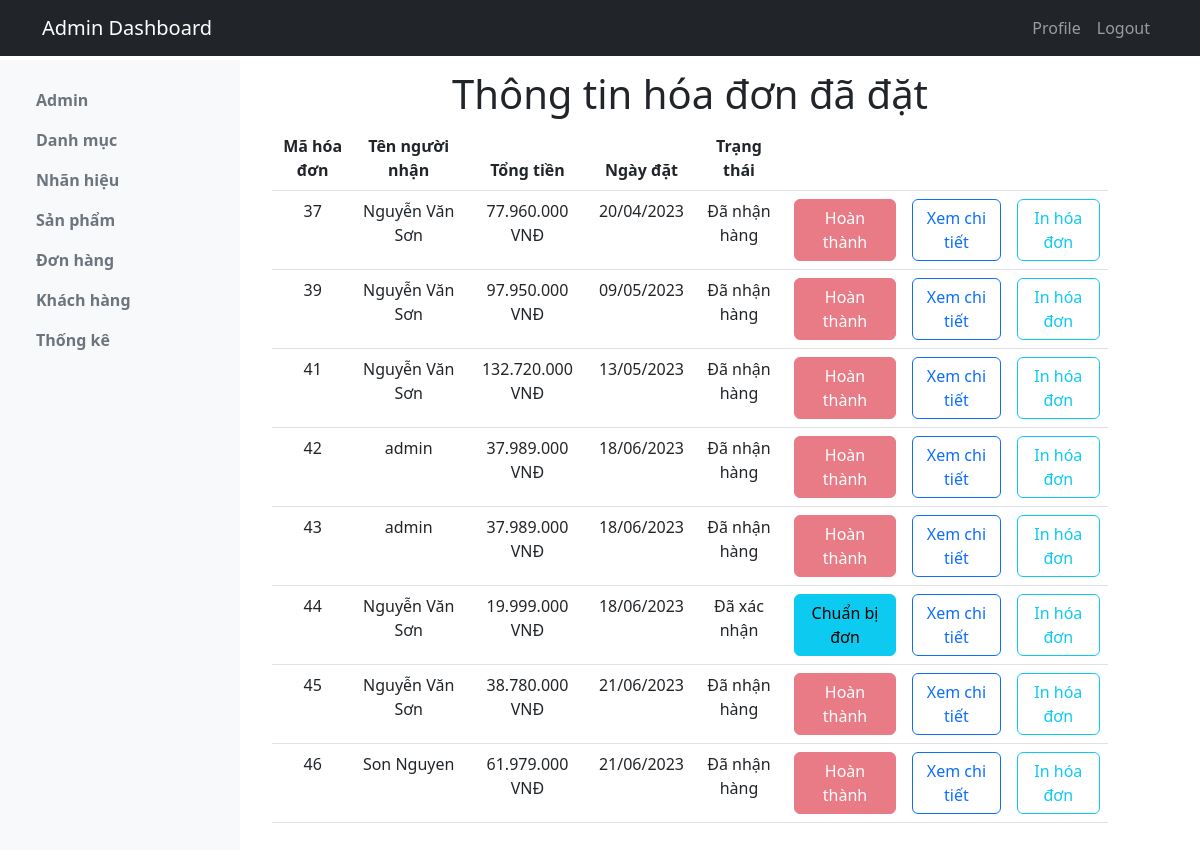
The app's page /admin/Orders (signed in) with its own data.
### tables this page shows
CREATE TABLE `orders` (
  `id` int(11) NOT NULL,
  `name` varchar(255) DEFAULT NULL,
  `address` varchar(255) DEFAULT NULL,
  `phone` varchar(255) DEFAULT NULL,
  `email` varchar(255) DEFAULT NULL,
  `note` text DEFAULT NULL,
  `payment` varchar(255) DEFAULT NULL,
  `created_at` datetime DEFAULT current_timestamp(),
  `updated_at` datetime DEFAULT current_timestamp() ON UPDATE current_timestamp(),
  `status` int(11) DEFAULT 0
);

### admin/controllers/OrdersController.php (called while the page is built, shortened)
<?php
require_once "models/Products.php";
require_once "models/Images.php";
require_once "models/Orders.php";
class OrdersController
{
    public function index()
    {
        $orders = Orders::getAllOrderDetailId();
        include 'views/orders.php';
    }
}
?>

### admin/models/Orders.php (called while the page is built, shortened)
<?php
    require_once "../config/connectDatabase.php";
    class Orders{
        public static function getAllOrderDetailId(){
            global $conn;
            $sql = "SELECT DISTINCT orderid FROM `orderdetail`";
            $data = [];
            $result = mysqli_query($conn,$sql);
            if(mysqli_num_rows($result)>0){
                while($row = mysqli_fetch_assoc($result)){
                    $data[]=$row;
                }
            }
            return $data;
        }
        public static function selectOrderDetailById($orderDetailId){
            global $conn;
            $sql = "SELECT * FROM orders where id = $orderDetailId";
            $result = mysqli_query($conn,$sql);
            if(mysqli_num_rows($result)>0){
                while($row = mysqli_fetch_assoc($result)){
                    return $row;
                }
            }
            return null;
        }
        public static function selectOrderByOrderDetailId($orderDetailId){
            global $conn;
            $sql = "SELECT * FROM orderdetail where orderid=$orderDetailId";
            $result = mysqli_query($conn,$sql);
            $data = [];
            if(mysqli_num_rows($result)>0){
                while($row = mysqli_fetch_assoc($result)){
                    $data[]=$row;
                }
            }
            return $data;
        }
    }
?>

### admin/models/Products.php (called while the page is built, shortened)
<?php
require_once "../config/connectDatabase.php";
class Products
{
    public static function getProductById($id)
    {
        global $conn;
        $sql = "SELECT p.*, i.url FROM product p LEFT JOIN image i ON p.id = i.productid WHERE p.id = ?";
        $stmt = $conn->prepare($sql);
        $stmt->bind_param("i", $id);
        $stmt->execute();
        $result = $stmt->get_result();
        if ($result->num_rows > 0) {
            $product = [
                'product' => null,
                'images' => []
            ];
            while ($row = $result->fetch_assoc()) {
                if (!$product['product']) {
                    $product['product'] = $row;
                }
                if ($row['url']) {
                    $product['images'][] = $row['url'];
                }
            }
            return $product;
        }
        return null;
    }
}
?>

### admin/views/orders.php (the view, shortened to what this page needs)
<div class="container">
    <h1 class="text-center h1">Thông tin hóa đơn đã đặt</h1>
    <table class="table text-center">
        <thead class="thead-dark ">
            <tr>
                <th scope="col">Mã hóa đơn</th>
                <th scope="col">Tên người nhận</th>
                <th scope="col">Tổng tiền</th>
                <th scope="col">Ngày đặt</th>
                <th scope="col">Trạng thái</th>
                <th scope="col"></th>
                <th scope="col"></th>
                <th scope="col"></th>
            </tr>
        </thead>
        <tbody>
            <?php foreach ($orders as $order): ?>
                <?php
                $orderdetail = Orders::selectOrderDetailById($order["orderid"]);
                $total = 0;
                $orderInfors = Orders::selectOrderByOrderDetailId($order["orderid"]);
                foreach ($orderInfors as $orderInfor) {
                    $product = Products::getProductById($orderInfor["productid"]);
                    $total += $orderInfor["quantity"] * $product["product"]["price"];
                }
                ?>
                <tr>
                    <td>
                        <?php echo $orderdetail["id"]; ?>
                    </td>
                    <td>
                        <?php echo $orderdetail["name"]; ?>
                    </td>
                    <td>
                        <?php echo number_format($total, 0, "", "."); ?> VNĐ
                    </td>
                    <td>
                        <?php
                        echo date('d/m/Y', strtotime($orderdetail["created_at"]));
                        ?>
                    </td>
                    <td>
                        <?php
                        if ($orderdetail["status"] == 0) {
                            echo "Chờ xử lý";
                        } else if ($orderdetail["status"] == 1) {
                            echo "Đã xác nhận";
                        } else if ($orderdetail["status"] == 2) {
                            echo "Chuẩn bị hàng";
                        } else if ($orderdetail["status"] == 3) {
                            echo "Đang gửi hàng";
                        } else if ($orderdetail["status"] == 4) {
                            echo "Đã nhận hàng";
                        }
                        ?>
                    </td>
                    <td>
                        <form action="" method="post">
                            <?php
                            if ($orderdetail["status"] == 0) {
                                echo '<button type="submit" name="xacnhan"
                            class="btn btn-primary disable">Xác nhận đơn</button>';
                            } else if ($orderdetail["status"] == 1) {
                                echo '<button type="submit" name="chuanbi"
                            class="btn btn-info">Chuẩn bị đơn</button>';
                            } else if ($orderdetail["status"] == 2) {
                                echo '<button type="submit" name="guihang"
                            class="btn btn-warning">Gửi hàng</button>';
                            } else if ($orderdetail["status"] == 4 || $orderdetail["status"] == 3) {
                                echo '<button type="submit" name=""
                            class="btn btn-danger disabled">Hoàn thành</button>';
                            }
                            ?>
                        </form>
                    </td>
                    <td>
                        <a href="#" class="btn btn-outline-primary btn-rounded" data-bs-toggle="modal"
                            data-bs-target="#orderdetail<?php echo $orderdetail["id"]; ?>">Xem chi tiết</a>
                    </td>
                    <td>
                        <a href="?controller=orders&action=print&id=<?php echo $orderdetail["id"]; ?>" class="btn btn-outline-info btn-rounded" target="_blank">In hóa đơn</a>
                    </td>
                </tr>
            <?php endforeach; ?>
        </tbody>
    </table>
</div>

### admin/assets/css/style.css (style rules this page uses)
body { padding-top: 60px; }
body { padding-top: 50px; }

### records on screen
orders: id "37", name "Nguyễn Văn Sơn", created_at "20/04/2023"
orders: id "39", name "Nguyễn Văn Sơn", created_at "09/05/2023"
orders: id "41", name "Nguyễn Văn Sơn", created_at "13/05/2023"
orders: id "42", name "admin", created_at "18/06/2023"
orders: id "43", name "admin", created_at "18/06/2023"
orders: id "44", name "Nguyễn Văn Sơn", created_at "18/06/2023"
orders: id "45", name "Nguyễn Văn Sơn", created_at "21/06/2023"
orders: id "46", name "Son Nguyen", created_at "21/06/2023"

### other values on screen
$total "77.960.000"
$total "97.950.000"
$total "132.720.000"
$total "37.989.000"
$total "19.999.000"
$total "38.780.000"
$total "61.979.000"
